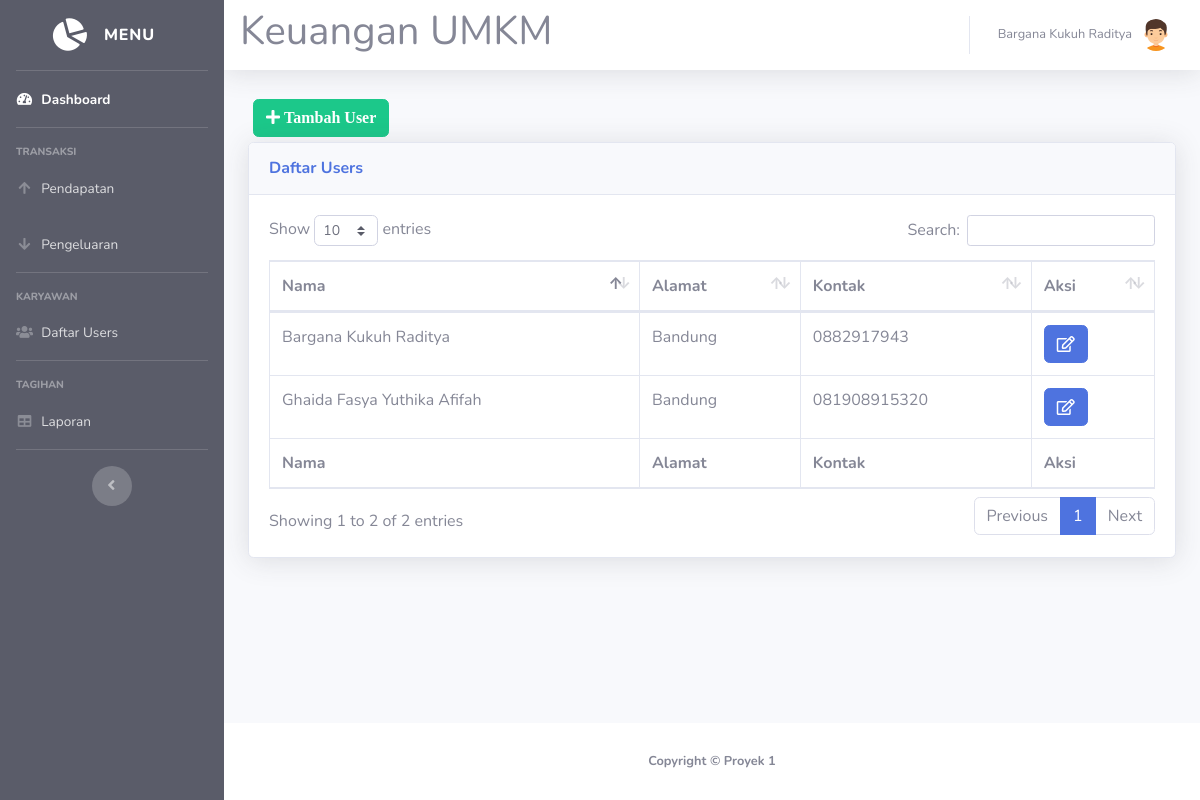
/keuangan/karyawan.php (signed in), run on the app's committed database.
### tables this page shows
CREATE TABLE `karyawan` (
  `id_karyawan` int(11) NOT NULL,
  `nama` varchar(40) NOT NULL,
  `posisi` varchar(40) NOT NULL,
  `alamat` varchar(40) NOT NULL,
  `umur` int(11) NOT NULL,
  `kontak` varchar(40) NOT NULL
);

### keuangan/karyawan.php (the view, shortened to what this page needs)
<!DOCTYPE html>
<html lang="en">
<head>
  <link href="vendor/fontawesome-free/css/all.min.css" rel="stylesheet" type="text/css">
  <link href="css/sb-admin-2.min.css" rel="stylesheet">
  <link href="vendor/datatables/dataTables.bootstrap4.min.css" rel="stylesheet">
</head>
<body id="page-top">
  <?php require 'koneksi.php'; ?>
  <?php require 'sidebar.php'; ?>
  <div id="content">
    <?php require 'navbar.php'; ?>
    <div class="container-fluid">
      <button type="button" class="btn btn-success" style="margin:5px" data-toggle="modal" data-target="#myModalTambah"><i class="fa fa-plus"> Tambah User</i></button><br>
      <div class="card shadow mb-4">
        <div class="card-header py-3">
          <h6 class="m-0 font-weight-bold text-primary">Daftar Users</h6>
        </div>
        <div class="card-body">
          <div class="table-responsive">
            <table class="table table-bordered" id="dataTable" width="100%" cellspacing="0">
              <thead>
                <tr>
                  <th>Nama</th>
                  <th>Alamat</th>
                  <th>Kontak</th>
                  <th>Aksi</th>
                </tr>
              </thead>
              <tfoot>
                <tr>
                  <th>Nama</th>
                  <th>Alamat</th>
                  <th>Kontak</th>
                  <th>Aksi</th>
                </tr>
              </tfoot>
              <tbody>
                <?php
                $query = mysqli_query($koneksi, "SELECT * FROM karyawan");
                while ($data = mysqli_fetch_assoc($query)) {
                ?>
                  <tr>
                    <td><?= $data['nama'] ?></td>
                    <td><?= $data['alamat'] ?></td>
                    <td><?= $data['kontak'] ?></td>
                    <td>
                      <a href="#" type="button" class=" fa fa-edit btn btn-primary btn-md" data-toggle="modal" data-target="#myModal<?php echo $data['id_karyawan']; ?>"></a>
                    </td>
                  </tr>
          </div>
        <?php
                }
        ?>
        </div>
      </div>
    </div>
  </div>
  </div>
  <?php require 'footer.php' ?>
</body>
</html>

### data on the page
karyawan: nama "Ghaida Fasya Yuthika Afifah", alamat "Bandung", kontak "081908915320"
karyawan: nama "Bargana Kukuh Raditya", alamat "Bandung", kontak "0882917943"

### other printed values
$_SESSION['nama'] "Bargana Kukuh Raditya"
